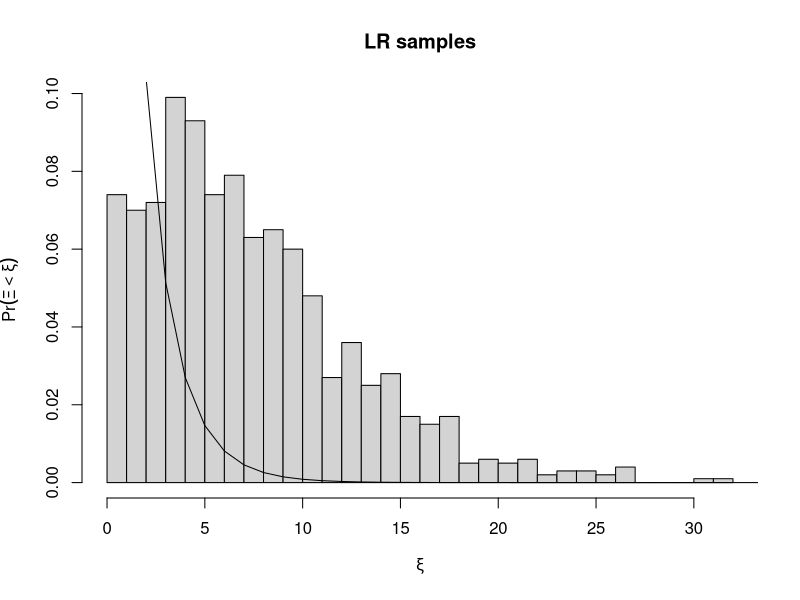

The R script that drew this image:
#
# code to simulate a zero-infalted poisson
# random variate and create the graphic for
# the brief research note on using 
# zero-inflated count models
#=======================================
set.seed(107986)
m <- 1000 # the number of simulations to check
n <- 100
p=1/exp(1)
true_lambda <-1
require('pscl')
xi<- matrix(0.0, nrow=m, ncol=1)

for(i in 1:m){
z <- rbinom(n,1,prob=p)
y <-ifelse(z==1, 0, rpois(n,true_lambda))	
my <- mean(y)
# get the poisson likelihood
l_pois <- sum(dpois(y, lambda=my, log=TRUE))
# now get the zip likelihood
zip <- zeroinfl(y~., data = data.frame(y), dist='pois')
zlambda <- exp(coef(zip)[1]) # zip lambda estimate
zphi <- 1/(1+exp(-coef(zip)[2]) )# zip phi estimate

zip_like0 <- sum(y==0)*( log(zphi + (1-zphi)*exp(-zlambda)) )
zip_like_plus <-sum(log(1-zphi)+ dpois(y[y>0],lambda=zlambda, log=TRUE))
zip <- zip_like0 + zip_like_plus
xi[i] <- 2*(zip-l_pois)
}
xi[xi<0] <- 0

pdf(file='hist.pdf')
hist(xi, breaks=25, prob=TRUE, main='LR samples', xlab=expression(xi), ylab=expression(Pr(Xi<xi)))
lines(dchisq(1:50, 1, ncp = 0), type='l')
dev.off()

getwd() # tells you where the machine just put the file
